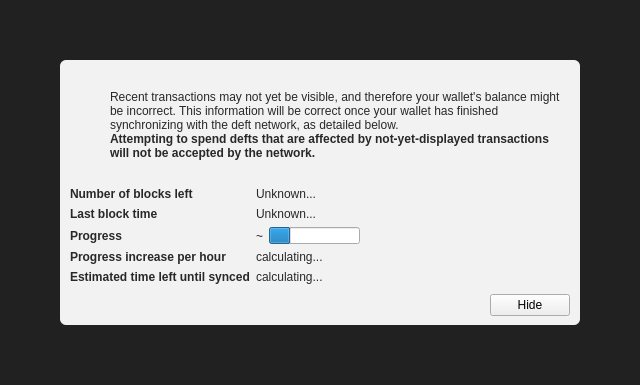
<?xml version="1.0" encoding="UTF-8"?>
<ui version="4.0">
 <class>ModalOverlay</class>
 <widget class="ModalOverlay" name="ModalOverlay">
  <property name="geometry">
   <rect>
    <x>0</x>
    <y>0</y>
    <width>640</width>
    <height>385</height>
   </rect>
  </property>
  <property name="windowTitle">
   <string>Form</string>
  </property>
  <layout class="QVBoxLayout" name="verticalLayout" stretch="0">
   <property name="sizeConstraint">
    <enum>QLayout::SetDefaultConstraint</enum>
   </property>
   <property name="leftMargin">
    <number>0</number>
   </property>
   <property name="topMargin">
    <number>0</number>
   </property>
   <property name="rightMargin">
    <number>0</number>
   </property>
   <property name="bottomMargin">
    <number>0</number>
   </property>
   <item>
    <widget class="QWidget" name="bgWidget" native="true">
     <property name="styleSheet">
      <string notr="true">#bgWidget { background: rgba(0,0,0,220); }</string>
     </property>
     <layout class="QVBoxLayout" name="verticalLayoutMain" stretch="1">
      <property name="leftMargin">
       <number>60</number>
      </property>
      <property name="topMargin">
       <number>60</number>
      </property>
      <property name="rightMargin">
       <number>60</number>
      </property>
      <property name="bottomMargin">
       <number>60</number>
      </property>
      <item>
       <widget class="QWidget" name="contentWidget" native="true">
        <property name="styleSheet">
         <string notr="true">#contentWidget { background: rgba(255,255,255,240); border-radius: 6px; }

QLabel { color: rgb(40,40,40);  }</string>
        </property>
        <layout class="QVBoxLayout" name="verticalLayoutSub" stretch="1,0,0,0">
         <property name="spacing">
          <number>0</number>
         </property>
         <property name="leftMargin">
          <number>10</number>
         </property>
         <property name="topMargin">
          <number>10</number>
         </property>
         <property name="rightMargin">
          <number>10</number>
         </property>
         <property name="bottomMargin">
          <number>10</number>
         </property>
         <item>
          <layout class="QHBoxLayout" name="horizontalLayoutIconText" stretch="0,1">
           <property name="topMargin">
            <number>20</number>
           </property>
           <item>
            <layout class="QVBoxLayout" name="verticalLayoutIcon">
             <property name="leftMargin">
              <number>0</number>
             </property>
             <item>
              <widget class="QPushButton" name="warningIcon">
               <property name="enabled">
                <bool>false</bool>
               </property>
               <property name="text">
                <string/>
               </property>
               <property name="icon">
                <iconset>
                 <normaloff>:/icons/warning</normaloff>
                 <disabledoff>:/icons/warning</disabledoff>:/icons/warning</iconset>
               </property>
               <property name="iconSize">
                <size>
                 <width>48</width>
                 <height>48</height>
                </size>
               </property>
               <property name="flat">
                <bool>true</bool>
               </property>
              </widget>
             </item>
             <item>
              <spacer name="verticalSpacerWarningIcon">
               <property name="orientation">
                <enum>Qt::Vertical</enum>
               </property>
               <property name="sizeHint" stdset="0">
                <size>
                 <width>20</width>
                 <height>40</height>
                </size>
               </property>
              </spacer>
             </item>
            </layout>
           </item>
           <item>
            <layout class="QVBoxLayout" name="verticalLayoutInfoText">
             <property name="leftMargin">
              <number>0</number>
             </property>
             <property name="topMargin">
              <number>0</number>
             </property>
             <item>
              <widget class="QLabel" name="infoText">
               <property name="text">
                <string>Recent transactions may not yet be visible, and therefore your wallet's balance might be incorrect. This information will be correct once your wallet has finished synchronizing with the deft network, as detailed below.</string>
               </property>
               <property name="textFormat">
                <enum>Qt::RichText</enum>
               </property>
               <property name="wordWrap">
                <bool>true</bool>
               </property>
              </widget>
             </item>
             <item>
              <widget class="QLabel" name="infoTextStrong">
               <property name="font">
                <font>
                 <weight>75</weight>
                 <bold>true</bold>
                </font>
               </property>
               <property name="text">
                <string>Attempting to spend defts that are affected by not-yet-displayed transactions will not be accepted by the network.</string>
               </property>
               <property name="textFormat">
                <enum>Qt::RichText</enum>
               </property>
               <property name="wordWrap">
                <bool>true</bool>
               </property>
              </widget>
             </item>
             <item>
              <spacer name="verticalSpacerInTextSpace">
               <property name="orientation">
                <enum>Qt::Vertical</enum>
               </property>
               <property name="sizeHint" stdset="0">
                <size>
                 <width>20</width>
                 <height>40</height>
                </size>
               </property>
              </spacer>
             </item>
            </layout>
           </item>
          </layout>
         </item>
         <item>
          <spacer name="verticalSpacerAfterText">
           <property name="orientation">
            <enum>Qt::Vertical</enum>
           </property>
           <property name="sizeHint" stdset="0">
            <size>
             <width>20</width>
             <height>40</height>
            </size>
           </property>
          </spacer>
         </item>
         <item>
          <layout class="QFormLayout" name="formLayout">
           <property name="fieldGrowthPolicy">
            <enum>QFormLayout::FieldsStayAtSizeHint</enum>
           </property>
           <property name="horizontalSpacing">
            <number>6</number>
           </property>
           <property name="verticalSpacing">
            <number>6</number>
           </property>
           <property name="topMargin">
            <number>10</number>
           </property>
           <item row="0" column="0">
            <widget class="QLabel" name="labelNumberOfBlocksLeft">
             <property name="font">
              <font>
               <weight>75</weight>
               <bold>true</bold>
              </font>
             </property>
             <property name="text">
              <string>Number of blocks left</string>
             </property>
            </widget>
           </item>
           <item row="0" column="1">
            <widget class="QLabel" name="numberOfBlocksLeft">
             <property name="text">
              <string>Unknown...</string>
             </property>
            </widget>
           </item>
           <item row="1" column="0">
            <widget class="QLabel" name="labelLastBlockTime">
             <property name="font">
              <font>
               <weight>75</weight>
               <bold>true</bold>
              </font>
             </property>
             <property name="text">
              <string>Last block time</string>
             </property>
            </widget>
           </item>
           <item row="1" column="1">
            <widget class="QLabel" name="newestBlockDate">
             <property name="sizePolicy">
              <sizepolicy hsizetype="Maximum" vsizetype="Preferred">
               <horstretch>0</horstretch>
               <verstretch>0</verstretch>
              </sizepolicy>
             </property>
             <property name="text">
              <string>Unknown...</string>
             </property>
            </widget>
           </item>
           <item row="2" column="0">
            <widget class="QLabel" name="labelSyncDone">
             <property name="font">
              <font>
               <weight>75</weight>
               <bold>true</bold>
              </font>
             </property>
             <property name="text">
              <string>Progress</string>
             </property>
            </widget>
           </item>
           <item row="2" column="1">
            <layout class="QHBoxLayout" name="horizontalLayoutSync" stretch="0,1">
             <item>
              <widget class="QLabel" name="percentageProgress">
               <property name="text">
                <string notr="true">~</string>
               </property>
              </widget>
             </item>
             <item>
              <widget class="QProgressBar" name="progressBar">
               <property name="value">
                <number>24</number>
               </property>
               <property name="format">
                <string/>
               </property>
              </widget>
             </item>
            </layout>
           </item>
           <item row="4" column="0">
            <widget class="QLabel" name="labelProgressIncrease">
             <property name="font">
              <font>
               <weight>75</weight>
               <bold>true</bold>
              </font>
             </property>
             <property name="text">
              <string>Progress increase per hour</string>
             </property>
            </widget>
           </item>
           <item row="4" column="1">
            <widget class="QLabel" name="progressIncreasePerH">
             <property name="text">
              <string>calculating...</string>
             </property>
            </widget>
           </item>
           <item row="5" column="0">
            <widget class="QLabel" name="labelEstimatedTimeLeft">
             <property name="font">
              <font>
               <weight>75</weight>
               <bold>true</bold>
              </font>
             </property>
             <property name="text">
              <string>Estimated time left until synced</string>
             </property>
            </widget>
           </item>
           <item row="5" column="1">
            <widget class="QLabel" name="expectedTimeLeft">
             <property name="text">
              <string>calculating...</string>
             </property>
            </widget>
           </item>
          </layout>
         </item>
         <item>
          <layout class="QHBoxLayout" name="horizontalLayoutButtons">
           <property name="leftMargin">
            <number>10</number>
           </property>
           <property name="topMargin">
            <number>10</number>
           </property>
           <item>
            <spacer name="horizontalSpacer">
             <property name="orientation">
              <enum>Qt::Horizontal</enum>
             </property>
             <property name="sizeHint" stdset="0">
              <size>
               <width>40</width>
               <height>20</height>
              </size>
             </property>
            </spacer>
           </item>
           <item>
            <widget class="QPushButton" name="closeButton">
             <property name="text">
              <string>Hide</string>
             </property>
            </widget>
           </item>
          </layout>
         </item>
        </layout>
       </widget>
      </item>
     </layout>
    </widget>
   </item>
  </layout>
 </widget>
 <customwidgets>
  <customwidget>
   <class>ModalOverlay</class>
   <extends>QWidget</extends>
   <header>modaloverlay.h</header>
   <container>1</container>
  </customwidget>
 </customwidgets>
 <resources/>
 <connections/>
</ui>
